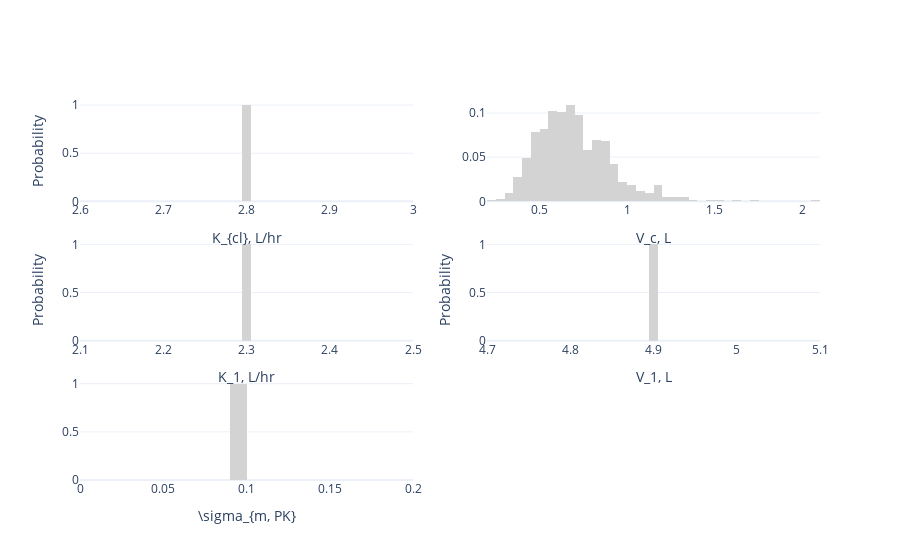

This figure's notebook cell:
### Code cell
from plotly.subplots import make_subplots

# Sample individuals from population model
n_ids = 1000
individual_parameters = population_model.sample(
    parameters=population_parameters,
    n_samples=n_ids,
    seed=1
)

# Visualise population model (parameter space)
fig = make_subplots(rows=3, cols=2)
fig.add_trace(
    go.Histogram(
        name='Pop. model samples',
        x=individual_parameters[:, 0],
        histnorm='probability',
        showlegend=False,
        xbins_size=0.01,
        marker_color='lightgrey'
    ),
    row=1,
    col=1
)
fig.add_trace(
    go.Histogram(
        name='Pop. model samples',
        x=individual_parameters[:, 1],
        histnorm='probability',
        showlegend=False,
        marker_color='lightgrey'
    ),
    row=1,
    col=2
)
fig.add_trace(
    go.Histogram(
        name='Pop. model samples',
        x=individual_parameters[:, 2],
        histnorm='probability',
        showlegend=False,
        xbins_size=0.01,
        marker_color='lightgrey'
    ),
    row=2,
    col=1
)
fig.add_trace(
    go.Histogram(
        name='Pop. model samples',
        x=individual_parameters[:, 3],
        histnorm='probability',
        showlegend=False,
        xbins_size=0.01,
        marker_color='lightgrey'
    ),
    row=2,
    col=2
)
fig.add_trace(
    go.Histogram(
        name='Pop. model samples',
        x=individual_parameters[:, 4],
        histnorm='probability',
        showlegend=False,
        xbins_size=0.01,
        marker_color='lightgrey'
    ),
    row=3,
    col=1
)

fig.update_layout(
    xaxis_title=PK_param_names[0],
    xaxis2_title=PK_param_names[1],
    xaxis3_title=PK_param_names[2],
    xaxis4_title=PK_param_names[3],
    xaxis5_title=PK_param_names[4],
    yaxis_title='Probability',
    yaxis3_title='Probability',
    yaxis4_title='Probability',
    xaxis_range=[2.6, 3.0],
    xaxis3_range=[2.1, 2.5],
    xaxis4_range=[4.7, 5.1],
    xaxis5_range=[0, 0.2],
    template='plotly_white'
)
fig.show()

### Figure 1 — Plotly figure (JSON) as saved in the notebook; plotly's stock layout.template omitted (floating-point values rounded to 4 significant figures; data arrays with more than 128 entries replaced by an {"elided": "..."} marker saying what was removed)
{"data": [{"histnorm": "probability", "marker": {"color": "lightgrey"}, "name": "Pop. model samples", "showlegend": false, "type": "histogram", "x": {"elided": "1000 float values"}, "xaxis": "x", "xbins": {"size": 0.01}, "yaxis": "y"}, {"histnorm": "probability", "marker": {"color": "lightgrey"}, "name": "Pop. model samples", "showlegend": false, "type": "histogram", "x": {"elided": "1000 float values"}, "xaxis": "x2", "yaxis": "y2"}, {"histnorm": "probability", "marker": {"color": "lightgrey"}, "name": "Pop. model samples", "showlegend": false, "type": "histogram", "x": {"elided": "1000 float values"}, "xaxis": "x3", "xbins": {"size": 0.01}, "yaxis": "y3"}, {"histnorm": "probability", "marker": {"color": "lightgrey"}, "name": "Pop. model samples", "showlegend": false, "type": "histogram", "x": {"elided": "1000 float values"}, "xaxis": "x4", "xbins": {"size": 0.01}, "yaxis": "y4"}, {"histnorm": "probability", "marker": {"color": "lightgrey"}, "name": "Pop. model samples", "showlegend": false, "type": "histogram", "x": {"elided": "1000 float values"}, "xaxis": "x5", "xbins": {"size": 0.01}, "yaxis": "y5"}], "layout": {"xaxis": {"anchor": "y", "domain": [0, 0.45], "range": [2.6, 3], "title": {"text": "K_{cl}, L/hr"}}, "xaxis2": {"anchor": "y2", "domain": [0.55, 1], "title": {"text": "V_c, L"}}, "xaxis3": {"anchor": "y3", "domain": [0, 0.45], "range": [2.1, 2.5], "title": {"text": "K_1, L/hr"}}, "xaxis4": {"anchor": "y4", "domain": [0.55, 1], "range": [4.7, 5.1], "title": {"text": "V_1, L"}}, "xaxis5": {"anchor": "y5", "domain": [0, 0.45], "range": [0, 0.2], "title": {"text": "\\sigma_{m, PK}"}}, "xaxis6": {"anchor": "y6", "domain": [0.55, 1]}, "yaxis": {"anchor": "x", "domain": [0.7333, 1], "title": {"text": "Probability"}}, "yaxis2": {"anchor": "x2", "domain": [0.7333, 1]}, "yaxis3": {"anchor": "x3", "domain": [0.3667, 0.6333], "title": {"text": "Probability"}}, "yaxis4": {"anchor": "x4", "domain": [0.3667, 0.6333], "title": {"text": "Probability"}}, "yaxis5": {"anchor": "x5", "domain": [0, 0.2667]}, "yaxis6": {"anchor": "x6", "domain": [0, 0.2667]}}}
